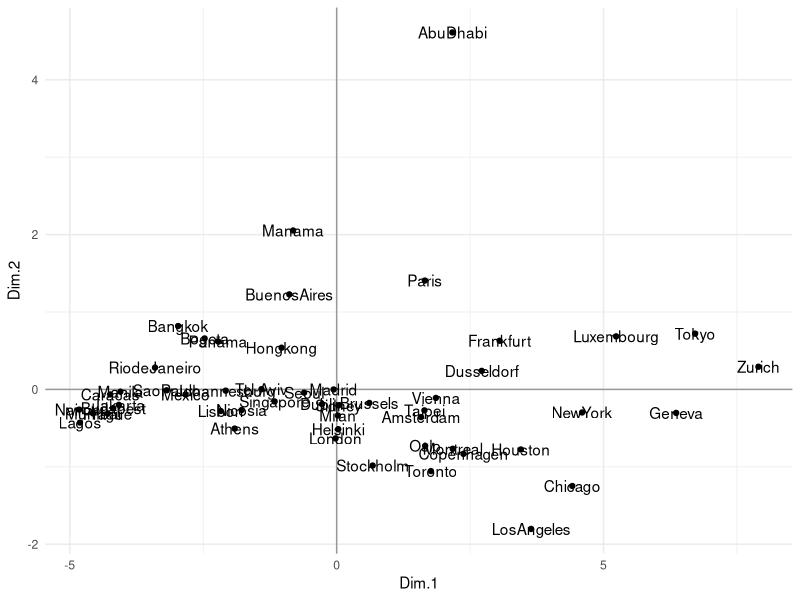
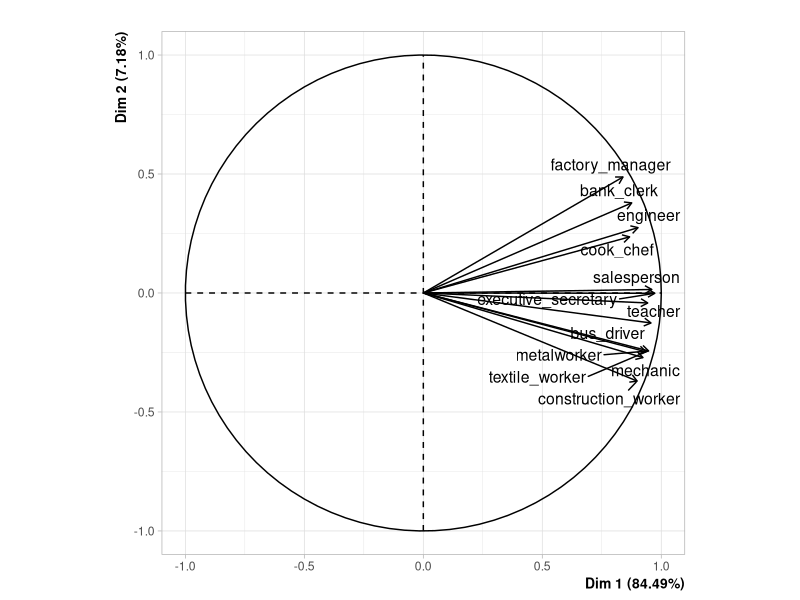
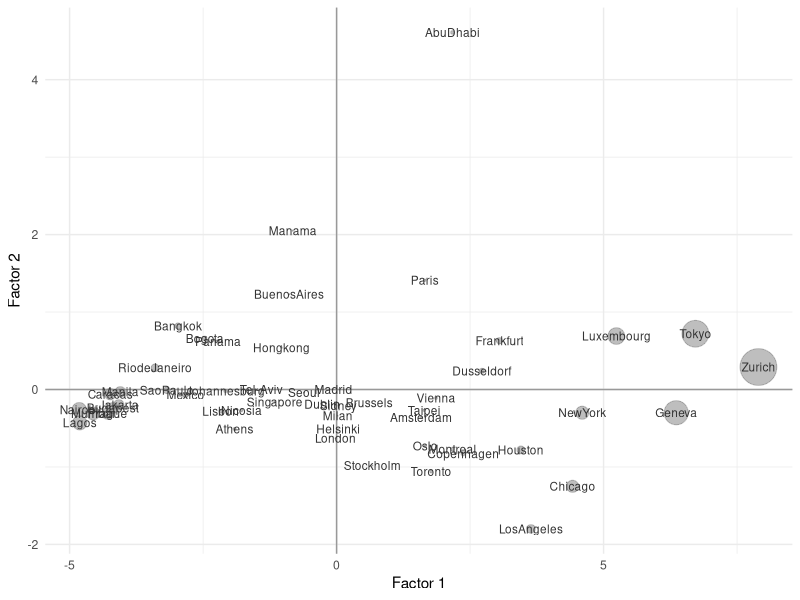
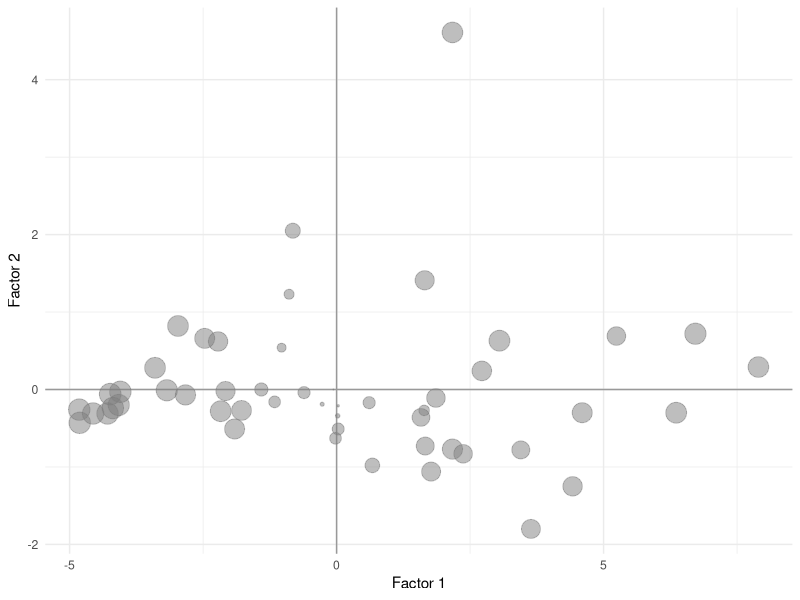

Source code (R) for these figures, in order:

library(FactoMineR)
library(ggplot2)

# working directory is the top-level directory
cities <- read.csv('data/cities94.csv', stringsAsFactors = FALSE)

active <- c(
  "teacher", "bus_driver", "mechanic", "construction_worker",
  "metalworker", "cook_chef", "factory_manager", "engineer",
  "bank_clerk", "executive_secretary", "salesperson", "textile_worker")

dat <- na.omit(cities[ ,c('city', active)])

# table 1.4: summary statistics
summary(dat)

active_vars_statistics <- cbind.data.frame(
  #variable = active,
  weight = nrow(dat),
  mean = colMeans(dat[ ,-1]),
  stdev = apply(dat[ ,-1], 2, sd),
  min = apply(dat[ ,-1], 2, min),
  max = apply(dat[, -1], 2, max)
)
active_vars_statistics


# PCA
pca <- PCA(dat[ ,active], graph = FALSE)


# eigenvalues (table 2.1)
eigs <- data.frame(
  num = 1:nrow(pca$eig),
  eigenvalues = round(pca$eig[,1], 4),
  percentage = round(pca$eig[,2], 2),
  cumulative = round(pca$eig[,3], 2)
)
rownames(eigs) = 1:nrow(eigs)
write.csv(eigs, file = 'data/eigenvalues.csv')


# first factorial plane
pca_ind <- as.data.frame(pca$ind$coord)
pca_ind$city <- dat$city
head(pca_ind)


# figure 1.9 (first factorial plane)
fig_1_9 <- ggplot(data = pca_ind, aes(x = Dim.1, y = Dim.2)) + 
  geom_vline(xintercept = 0, color = 'gray60') +
  geom_hline(yintercept = 0, color = 'gray60') +
  geom_point() + 
  geom_text(aes(label = city)) +
  theme_minimal()

ggsave(filename = 'images/figure-1-9.png', plot = fig_1_9, 
       width = 7, height = 5)


# circle of correlations
png("../images/figure-1-11.png", 
    height = 1000, width = 1000, res = 200)
plot(pca, choix = 'var', las = 1, title = '')
dev.off()



# table 2.2: results for individuals
n <- nrow(dat)
dat_scaled <- sqrt(n/(n-1)) * scale(dat[,-1])

pca_inds <- data.frame(
  city = dat$city,
  wgt = round(100/nrow(dat), 2),
  disto = round(apply(dat_scaled, 1, function(x) sum(x^2)), 2),
  coord1 = round(pca$ind$coord[,1], 2),
  coord2 = round(pca$ind$coord[,2], 2),
  contr1 = round(pca$ind$contrib[,1], 2),
  contr2 = round(pca$ind$contrib[,2], 2),
  cosqr1 = round(pca$ind$cos2[,1], 2),
  cosqr2 = round(pca$ind$cos2[,2], 2)
)

sink('data/table-2-2.txt')
pca_inds
sink()


# figure 2.3 (factorial plane, size of cities with contributions)
fig_2_3 <- ggplot(data = pca_inds, aes(x = coord1, y = coord2)) + 
  geom_vline(xintercept = 0, color = 'gray60') +
  geom_hline(yintercept = 0, color = 'gray60') +
  geom_point(size = pca_inds$contr1, color = 'gray50', alpha = 0.5) +   
  geom_text(aes(label = city), size = 3, color = 'gray20') +
  xlab('Factor 1') +
  ylab('Factor 2') +
  theme_minimal()

ggsave(filename = 'images/figure-2-3.png', plot = fig_2_3, 
       width = 7, height = 5)


# figure 2.5 (factorial plane, squared cosines)
fig_2_5 <- ggplot(data = pca_inds, aes(x = coord1, y = coord2)) + 
  geom_vline(xintercept = 0, color = 'gray60') +
  geom_hline(yintercept = 0, color = 'gray60') +
  geom_point(size = 7*rowSums(pca_inds[ ,c('cosqr1', 'cosqr2')]), 
             color = 'gray50', alpha = 0.5) +   
 # geom_text(aes(label = city), size = 3, color = 'gray20') +
  xlab('Factor 1') +
  ylab('Factor 2') +
  theme_minimal()

ggsave(filename = 'images/figure-2-5.png', plot = fig_2_5, 
       width = 7, height = 5)


# table 2.3: results for variables
pca_vars <- data.frame(
  coord1 = round(pca$var$coord[,1], 2),
  coord2 = round(pca$var$coord[,2], 2),
  coord3 = round(pca$var$coord[,3], 2),
  cor1 = round(pca$var$cor[,1], 2),
  cor2 = round(pca$var$cor[,2], 2),
  cor3 = round(pca$var$cor[,3], 2)
)

save(pca_vars, file = 'data/table-2-3.RData')


# table 2.4: correlations of all variables
var_labels <- c(
  'tea', 'bus', 'mec', 'con', 'met', 'coo', 'dep',
  'eng', 'ban', 'exe', 'sal', 'tex'
)

aux <- order(pca$var$cor[ ,1], decreasing = TRUE)
var_corrs <- round(cor(dat[, active])[aux, aux], 2)
var_corrs[upper.tri(var_corrs, diag = TRUE)] <- NA
rownames(var_corrs) <- var_labels[aux]
colnames(var_corrs) <- var_labels[aux]

save(var_corrs, file = 'data/table-2-4.RData')
